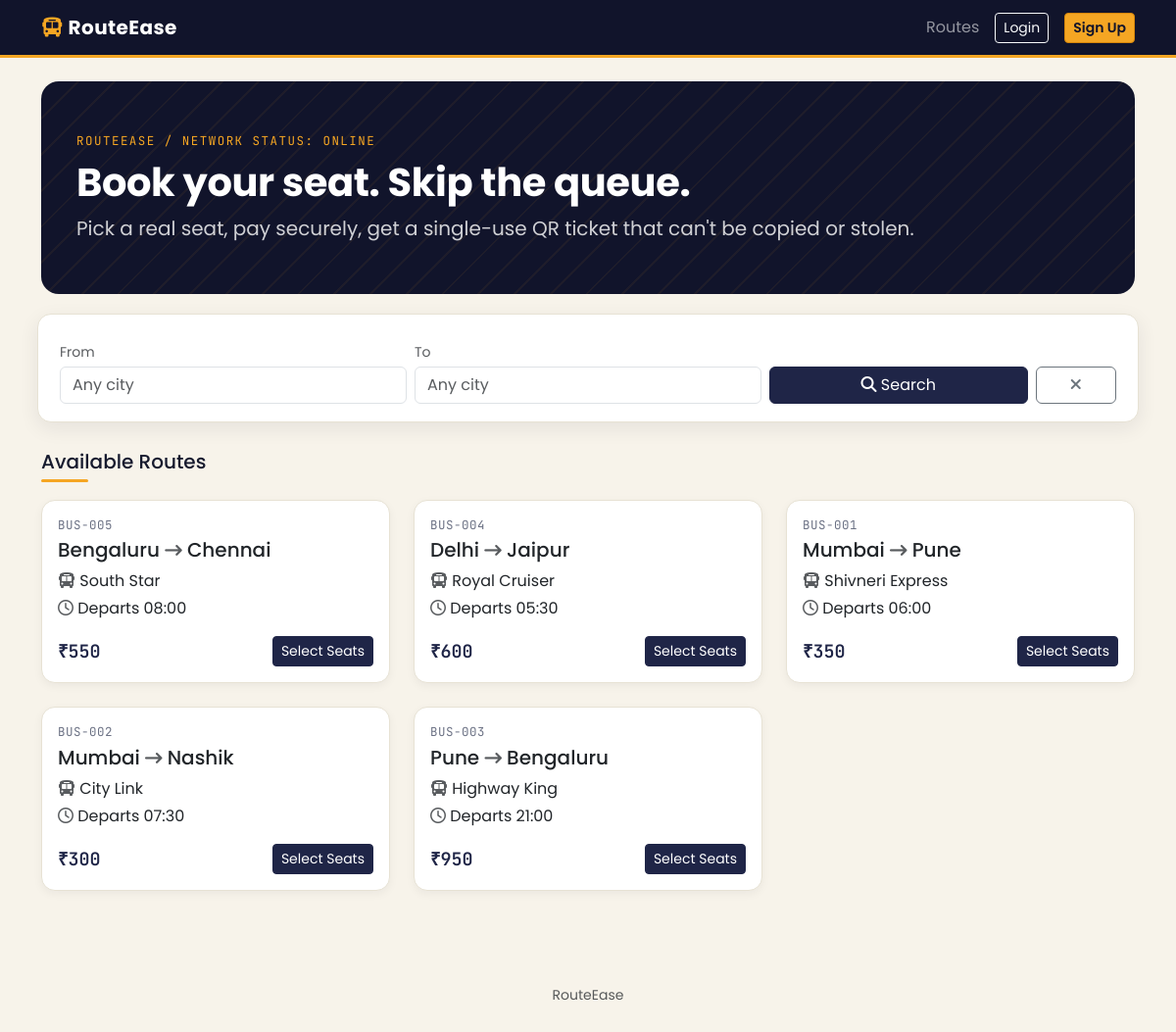
The page / on the database its author committed.
### tables this page shows
CREATE TABLE routes (
            id INTEGER PRIMARY KEY AUTOINCREMENT,
            source TEXT NOT NULL,
            destination TEXT NOT NULL,
            bus_name TEXT NOT NULL,
            departure_time TEXT NOT NULL,
            total_seats INTEGER NOT NULL,
            fare REAL NOT NULL
        );

### app.py (the view)
@app.route("/")
def home():
    source = request.args.get("source", "").strip()
    destination = request.args.get("destination", "").strip()
    query = "SELECT * FROM routes WHERE 1=1"
    params = []
    if source:
        query += " AND source LIKE ?"
        params.append(f"%{source}%")
    if destination:
        query += " AND destination LIKE ?"
        params.append(f"%{destination}%")
    query += " ORDER BY source"
    conn = get_db()
    routes = conn.execute(query, params).fetchall()
    cities = conn.execute(
        "SELECT DISTINCT source AS city FROM routes UNION SELECT DISTINCT destination FROM routes"
    ).fetchall()
    conn.close()
    return render_template(
        "home.html", routes=routes, cities=[c["city"] for c in cities],
        search_source=source, search_destination=destination,
    )

### app.py (called while the page is built)
def get_db():
    conn = sqlite3.connect(DB_PATH)
    conn.row_factory = sqlite3.Row
    conn.execute("PRAGMA foreign_keys = ON")
    return conn

### templates/home.html (shortened to what this page needs)
{% extends "base.html" %}
{% block content %}
<div class="hero">
    <div class="eyebrow">ROUTEEASE / NETWORK STATUS: ONLINE</div>
    <h1 class="mt-2">Book your seat. Skip the queue.</h1>
    <p class="mb-0 fs-5" style="color:rgba(255,255,255,0.8);">
        Pick a real seat, pay securely, get a single-use QR ticket that can't be copied or stolen.
    </p>
</div>
<form method="GET" class="search-bar row g-2 align-items-end">
    <div class="col-md-4">
        <label class="form-label small text-muted mb-1">From</label>
        <input list="cityList" name="source" class="form-control" placeholder="Any city"
               value="{{ search_source }}">
    </div>
    <div class="col-md-4">
        <label class="form-label small text-muted mb-1">To</label>
        <input list="cityList" name="destination" class="form-control" placeholder="Any city"
               value="{{ search_destination }}">
    </div>
    <div class="col-md-3">
        <button type="submit" class="btn btn-primary w-100"><i class="fa-solid fa-magnifying-glass"></i> Search</button>
    </div>
    <div class="col-md-1">
        <a href="{{ url_for('home') }}" class="btn btn-outline-secondary w-100" title="Clear"><i class="fa-solid fa-xmark"></i></a>
    </div>
</form>
<h5 class="mb-0">Available Routes</h5>
<div class="divider-amber"></div>
<div class="row g-4">
    {% for route in routes %}
    <div class="col-md-6 col-lg-4">
        <div class="card route-card h-100">
            <div class="card-body">
                <div class="route-code mb-1">BUS-{{ "%03d"|format(route.id) }}</div>
                <h5 class="card-title">{{ route.source }} <i class="fa-solid fa-arrow-right-long text-muted small"></i> {{ route.destination }}</h5>
                <p class="card-text mb-1"><i class="fa-solid fa-bus text-muted"></i> {{ route.bus_name }}</p>
                <p class="card-text mb-3"><i class="fa-regular fa-clock text-muted"></i> Departs {{ route.departure_time }}</p>
                <div class="d-flex justify-content-between align-items-center">
                    <span class="fare-badge">₹{{ "%.0f"|format(route.fare) }}</span>
                    <a href="{{ url_for('book', route_id=route.id) }}" class="btn btn-primary btn-sm">Select Seats</a>
                </div>
            </div>
        </div>
    </div>
    {% else %}
    <p class="text-muted">No routes match your search. <a href="{{ url_for('home') }}">Clear filters</a>.</p>
    {% endfor %}
</div>
{% endblock %}

### static/css/style.css (style rules this page uses)
:root { --ink: #161a2e; --indigo: #1f2547; --indigo-deep: #11142b; --amber: #f5a623; --amber-deep: #d6860a; --paper: #f7f3ea; --paper-card: #ffffff; --muted: #6b7184; --line: #e7e2d4; --success: #1f9254; --danger: #c0392b; }
* { box-sizing: border-box; }
body { background-color: var(--paper); font-family: 'Poppins', system-ui, sans-serif; color: var(--ink); }
.hero { background: var(--indigo-deep); background-image: repeating-linear-gradient(135deg, rgba(245,166,35,0.06) 0 2px, transparent 2px 26px); color: #fff; border-radius: 18px; padding: 52px 36px; margin-bottom: 28px; position: relative; overflow: hidden; }
.hero h1 { font-weight: 700; letter-spacing: -0.01em; }
.hero .eyebrow { font-family: 'JetBrains Mono', monospace; color: var(--amber); letter-spacing: 0.12em; font-size: 0.78rem; text-transform: uppercase; }
.search-bar { background: var(--paper-card); border-radius: 14px; padding: 18px; box-shadow: 0 6px 20px rgba(22,26,46,0.08); margin-bottom: 28px; border: 1px solid var(--line); }
.route-card { border: 1px solid var(--line); border-radius: 14px; background: var(--paper-card); box-shadow: 0 3px 10px rgba(22,26,46,0.05); transition: transform 0.18s ease, box-shadow 0.18s ease; }
.route-code { font-family: 'JetBrains Mono', monospace; font-size: 0.78rem; color: var(--muted); letter-spacing: 0.04em; }
.fare-badge { font-family: 'JetBrains Mono', monospace; font-size: 1.15rem; font-weight: 600; color: var(--indigo); }
.btn-primary { background: var(--indigo); border-color: var(--indigo); }
.divider-amber { height: 3px; width: 48px; background: var(--amber); border-radius: 2px; margin: 6px 0 18px; }

### rows shown on the page
routes: id "005", source "Bengaluru", destination "Chennai", bus_name "South Star", departure_time "08:00", fare "550"
routes: id "004", source "Delhi", destination "Jaipur", bus_name "Royal Cruiser", departure_time "05:30", fare "600"
routes: id "001", source "Mumbai", destination "Pune", bus_name "Shivneri Express", departure_time "06:00", fare "350"
routes: id "002", source "Mumbai", destination "Nashik", bus_name "City Link", departure_time "07:30", fare "300"
routes: id "003", source "Pune", destination "Bengaluru", bus_name "Highway King", departure_time "21:00", fare "950"
